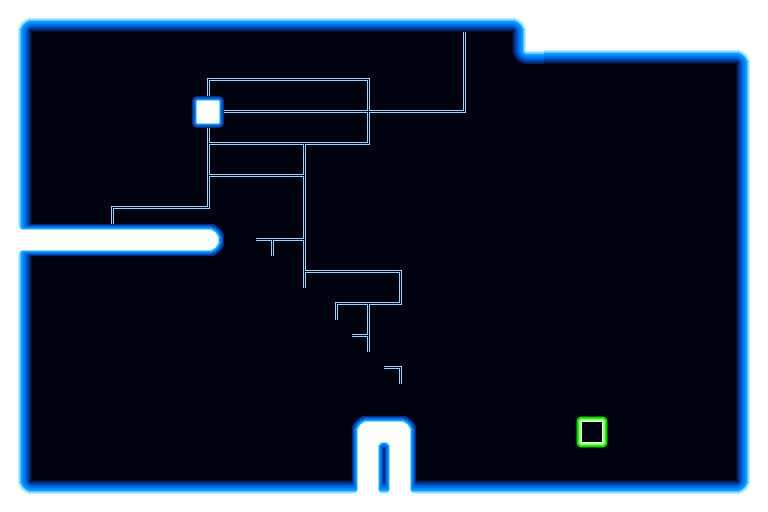

This is a level from a 2D game, rendered from its Tiled map with the project's own tilesets. A one-line summary and the map file follow, with tile-layer data summarised:
An orthogonal 24x16 tile map with 32x32 px tiles, 1 tile layer (Tiles), 2 tilesets and 21 objects (7x Door, 5x Emitter, 4x waveTail, Wall, Goal, ...).

<map version="1.0" orientation="orthogonal" width="24" height="16" tilewidth="32" tileheight="32">
 <properties>
  <property name="nextLevel" value="level7" />
  <property name="title" value="KEEP GOING" />
 </properties>
 <tileset firstgid="1" name="Basic" tilewidth="32" tileheight="32">
  <image source="../img/tiles.png" width="256" height="128" />
 </tileset>
 <tileset firstgid="33" name="Lights" tilewidth="32" tileheight="32">
  <image source="../img/tiles_blue.png" width="512" height="256" />
 </tileset>
 <layer name="Tiles" width="24" height="16">
  <data>[384 cells, 384 non-empty, 29 distinct tile ids]</data>
 </layer>
 <objectgroup name="Walls" width="24" height="16">
  <object name="Wall" x="0" y="448">
   <polygon points="0,64 768,64 768,-448 0,-448 0,32 32,32 32,-192 192,-192 352,-32 352,32 416,32 416,-32 352,-32 352,-64 320,-64 320,-96 288,-96 288,-128 256,-128 256,-160 224,-160 224,-192 224,-224 128,-224 128,-192 96,-192 96,-224 32,-224 32,-416 512,-416 512,-384 736,-384 736,32 0,32" />
  </object>
 </objectgroup>
 <objectgroup name="Objects" width="24" height="16">
  <object name="Goal" x="576" y="416" width="32" height="32" />
  <object name="Particle" x="96" y="128" width="32" height="32" />
  <object name="Emitter" x="288" y="320" width="32" height="32" />
  <object name="t0" type="waveTail" x="96" y="384" width="32" height="32" />
  <object name="Wave" x="128" y="384" width="32" height="32" />
  <object name="Emitter" x="320" y="352" width="32" height="32" />
  <object name="Emitter" x="352" y="384" width="32" height="32" />
  <object name="Emitter" x="224" y="256" width="32" height="32" />
  <object name="Emitter" x="256" y="288" width="32" height="32" />
  <object name="Door" x="224" y="224" width="32" height="32">
   <properties>
    <property name="default" value="open" />
    <property name="trigger" value="0" />
   </properties>
  </object>
  <object name="Switch" x="192" y="96" width="32" height="32">
   <properties>
    <property name="id" value="0" />
   </properties>
  </object>
  <object name="Door" x="256" y="256" width="32" height="32">
   <properties>
    <property name="default" value="open" />
    <property name="trigger" value="0" />
   </properties>
  </object>
  <object name="Door" x="288" y="288" width="32" height="32">
   <properties>
    <property name="default" value="open" />
    <property name="trigger" value="0" />
   </properties>
  </object>
  <object name="Door" x="320" y="320" width="32" height="32">
   <properties>
    <property name="default" value="open" />
    <property name="trigger" value="0" />
   </properties>
  </object>
  <object name="Door" x="352" y="352" width="32" height="32">
   <properties>
    <property name="default" value="open" />
    <property name="trigger" value="0" />
   </properties>
  </object>
  <object name="Door" x="384" y="384" width="32" height="32">
   <properties>
    <property name="default" value="open" />
    <property name="trigger" value="0" />
   </properties>
  </object>
  <object name="Door" x="96" y="224" width="32" height="32">
   <properties>
    <property name="" value="" />
    <property name="trigger" value="0" />
   </properties>
  </object>
  <object name="t1" type="waveTail" x="96" y="416" width="32" height="32" />
  <object name="t2" type="waveTail" x="128" y="416" width="32" height="32" />
  <object name="t3" type="waveTail" x="160" y="416" width="32" height="32" />
 </objectgroup>
</map>
